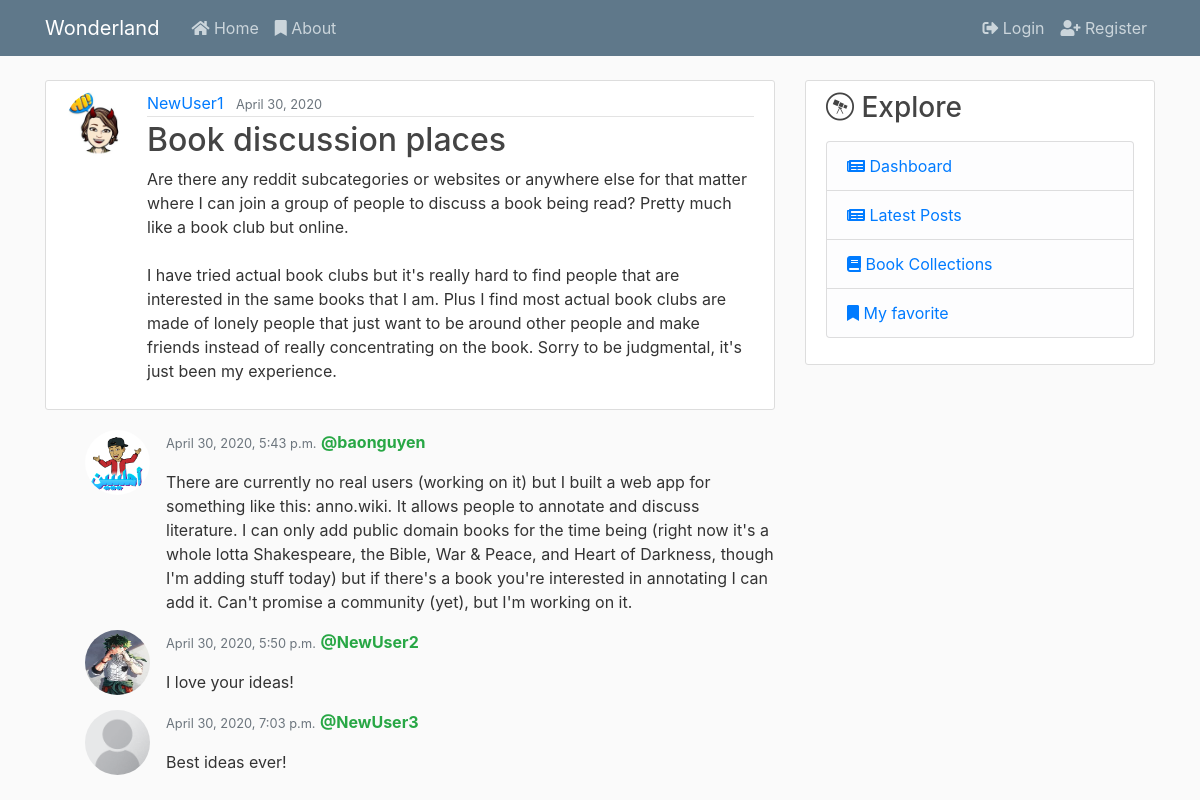
The app's page /post/2/ with its own data.
### blog/models.py (models this page shows, shortened)
class Post(models.Model):
    title = models.CharField(max_length=100)
    content = models.TextField()
    date_posted = models.DateTimeField(default=timezone.now)
    author = models.ForeignKey(User, on_delete=models.CASCADE)
    likes = models.ManyToManyField(User, blank=True, related_name="post_likes")

class Comment(models.Model):
    post = models.ForeignKey( Post, on_delete=models.CASCADE, related_name="comments")
    author = models.ForeignKey(User, on_delete=models.CASCADE)
    text = models.TextField()
    created_date = models.DateTimeField(default=timezone.now)
    approved_comment = models.BooleanField(default=False)

### users/models.py (models this page shows, shortened)
class Profile(models.Model):
    user = models.OneToOneField(User, on_delete=models.CASCADE)
    image = models.ImageField(default="default.png", upload_to='profile_pics')

### blog/views.py (the view)
# urls.py: path("post/<int:pk>/", PostDetailView.as_view(), name="post-detail"),
class PostDetailView(DetailView):
    model = Post

### blog/templates/blog/post_detail.html (shortened to what this page needs)
{% extends "blog/base.html" %}
{% block content %}
<article class="media content-section">
    <img class="rounded-circle article-img" src="{{ object.author.profile.image.url }}" alt="">
    <div class="media-body">
        <div class="article-metadata">
            <a class="mr-2" href="{% url 'user-posts' object.author.username %}">{{ object.author }}</a>
            <small class="text-muted">{{ object.date_posted|date:"F d, Y" }}</small>
        </div>
        <h2 class="article-title">{{ object.title }}</h2>
        <p class="article-content">{{ object.content }}</p>
    </div>
</article>
<ul class="media-list">
    {% for comment in object.comments.all %}
        {% if user.is_authenticated or comment.approved_comment %}
            <li class="media">
                <img class="rounded-circle article-img pull-left " src="{{ comment.author.profile.image.url }}" alt="">
                <div class="media-body">
                    <span class="text-muted pull-right">
                        <small class="date text-muted font-weight-normal">{{ comment.created_date }}</small>
                    </span>
                    <a href="{% url 'user-posts' comment.author.username %}"><strong class="text-success">@{{ comment.author.username }}</strong></a>
                    <p>
                        {{ comment.text|linebreaks }}
                    </p>
                </div>
            </li>
        {% endif %}
    {% empty %}
    <small>No comments here yet...</small>
    {% endfor %}
</ul>
{% endblock %}

### blog/static/blog/main.css (style rules this page uses)
body { background: #fafafa; color: #333333; margin-top: 5rem; }
h1, h2, h3, h4, h5, h6 { color: #444444; }
ul { margin: 0; }
.content-section { background: #ffffff; padding: 10px 20px; border: 1px solid #dddddd; border-radius: 3px; margin-bottom: 20px; }
.article-title { color: #444444; }
.article-content { white-space: pre-line; }
.article-img { height: 65px; width: 65px; margin-right: 16px; }
.article-metadata { padding-bottom: 1px; margin-bottom: 4px; border-bottom: 1px solid #e3e3e3 }

### records on screen
Post: author.profile.image (picture), author "NewUser1", date_posted "April 30, 2020", title "Book discussion places", content "Are there any reddit subcategories or websites or anywhere else for that matter where I can join a group of people to discuss a book being read? Pretty much like a book club but online. I have tried actual book clubs but it's really hard to find people that are interested in the same books that I am. Plus I find most actual book clubs are made of lonely people that just want to be around other people and make friends instead of really concentrating on the book. Sorry to be judgmental, it's just been my experience."
Comment: author.profile.image (picture), created_date "April 30, 2020, 5:43 p.m.", author.username "baonguyen", text "There are currently no real users (working on it) but I built a web app for something like this: anno.wiki. It allows people to annotate and discuss literature. I can only add public domain books for the time being (right now it's a whole lotta Shakespeare, the Bible, War & Peace, and Heart of Darkness, though I'm adding stuff today) but if there's a book you're interested in annotating I can add it. Can't promise a community (yet), but I'm working on it."
Comment: author.profile.image (picture), created_date "April 30, 2020, 5:50 p.m.", author.username "NewUser2", text "I love your ideas!"
Comment: author.profile.image (placeholder picture), created_date "April 30, 2020, 7:03 p.m.", author.username "NewUser3", text "Best ideas ever!"
